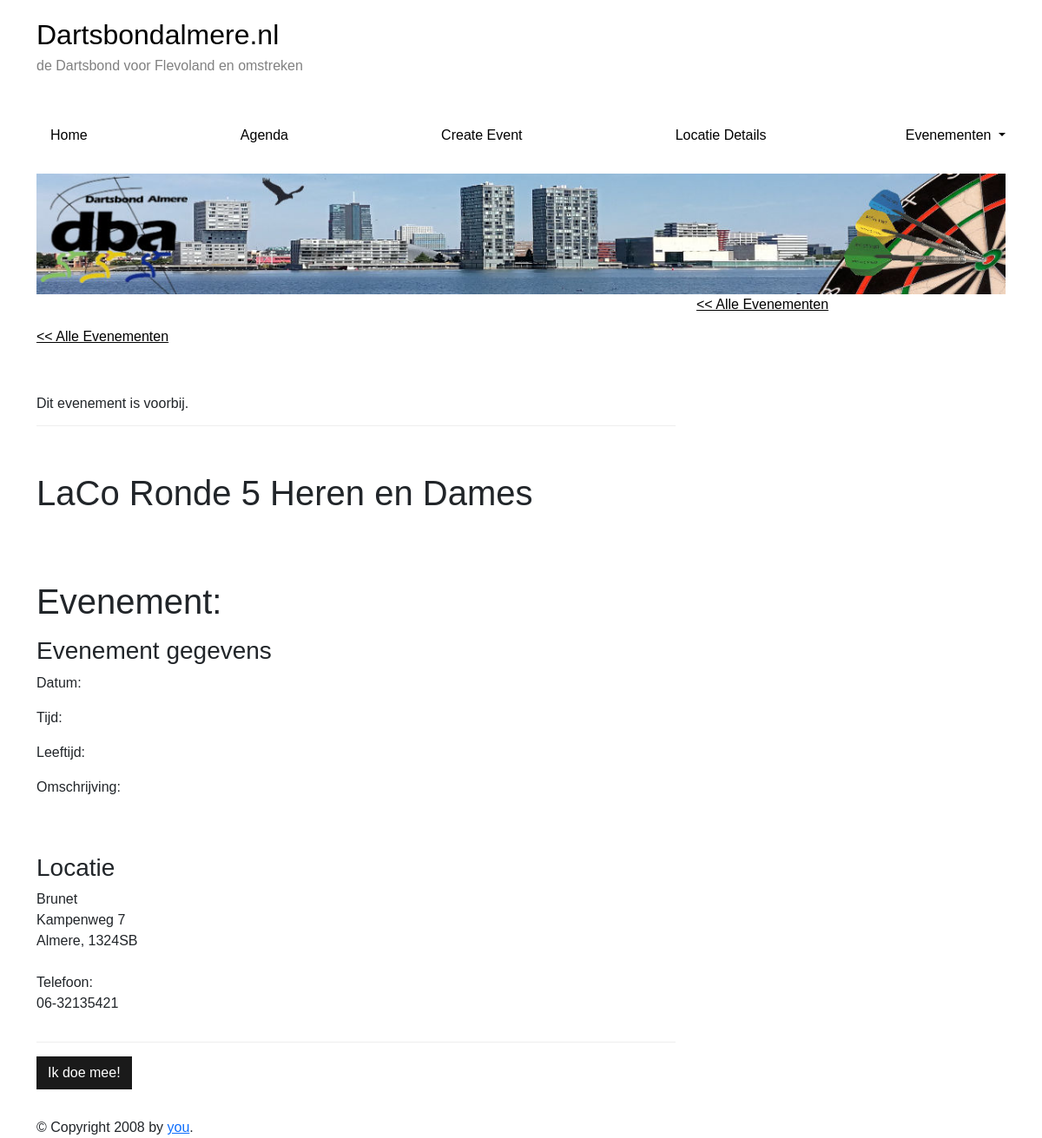
Page /events/location/detail/2 on the earlier database version.
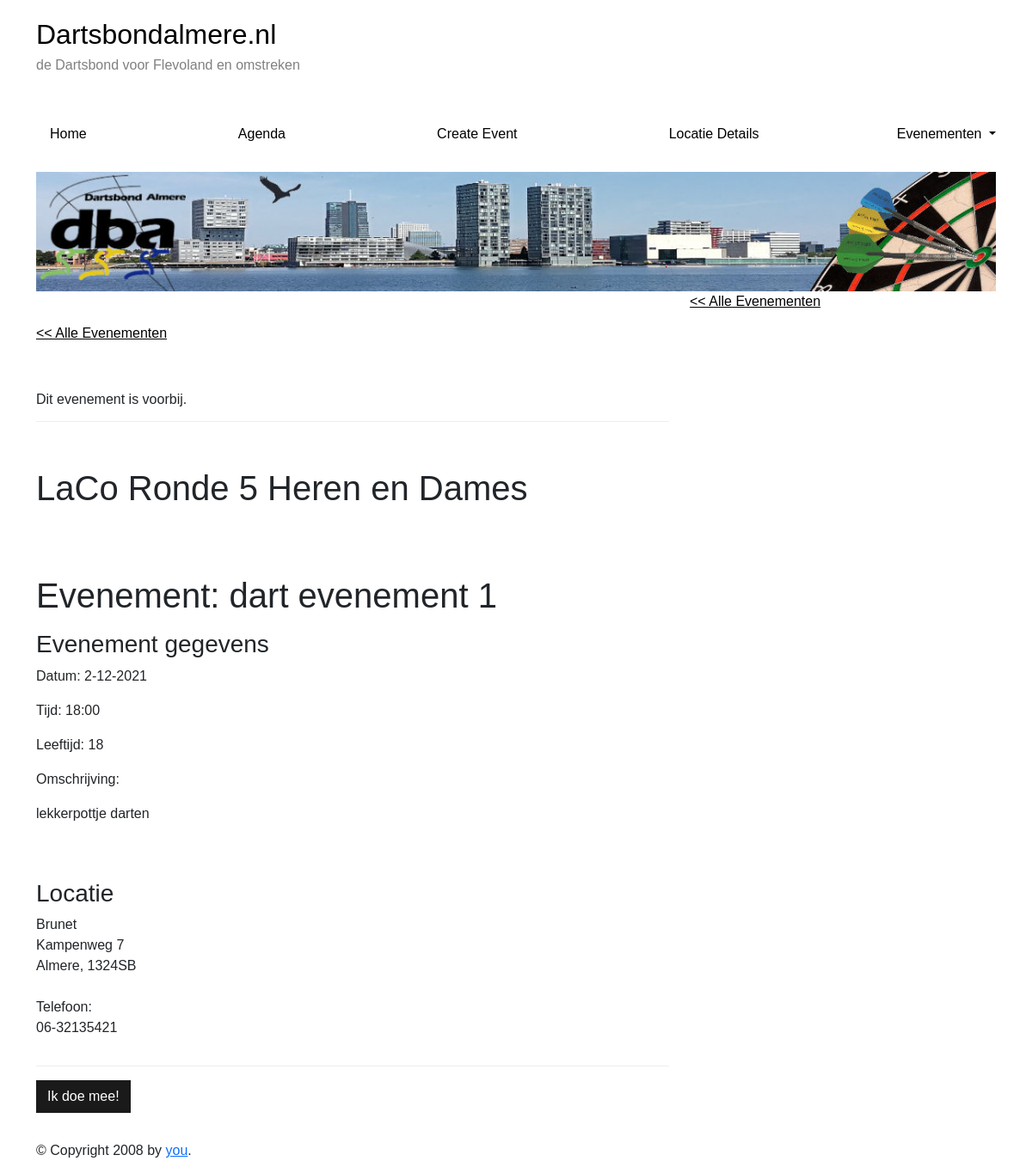
Same page on the later database version.
### models/event_model.py (models this page shows, shortened)
class Event(db.Model):
    __tablename__ = "events"
    id = db.Column(db.Integer, primary_key=True)
    name = db.Column(db.String(80), unique=False, nullable=False)
    date = db.Column(db.Text, unique=False, nullable=False)
    time = db.Column(db.Text, unique=False, nullable=False)
    desc = db.Column(db.String(248), unique=False, nullable=True)
    age = db.Column(db.Integer, unique=False, nullable=False)
    locationID = db.Column(db.Integer, db.ForeignKey('location.id'), nullable=False)
    user = db.relationship('Location', backref=db.backref('events_agenda'), lazy=True)
    def json(self):
        return {
            "id": self.id,
            "name": self.name,
            "date": self.date,
            "time": self.time,
            "desc": self.desc,
            "age": self.age,
        }

### routes/routing.py (the view)
@app.route("/events/location/detail/<id>")
def location_detail(id):
    eventsAPI = RestEvents()
    event = eventsAPI.get(id) # Getting the event based on id
    return render_template("event/event_detail.html.jinja", event=event) # Passing the event so that event data can be dynamically loaded in jinja

### controller/event_api_controller.py (called while the page is built)
    def get(self, id):
        event = Event.query.get(id)
        if event:
            return event.json()
        else:
            return {
                "Note": "Did not find resource(s)",
                "Status": "404",
                "Resource": None,
            }, 404

### templates/event/event_detail.html.jinja (shortened to what this page needs)
{% extends "layout/base.html.jinja" %}
{% block content %}
<body>
    <div class="content_header">
        <a class="return_events" href="{{url_for('event')}}">
            << Alle Evenementen
        </a>
        <h6 class="event_status">Dit evenement is voorbij.</h6>
        <hr class="hor_line">
        <h1 class="event_title">LaCo Ronde 5 Heren en Dames</h1>
    </div>
    <div class="content_body">
        <div class="details">
            <div class="event-header">
                <h1 class="event-name">Evenement: {{ event.name }}</h1>
                <h3>Evenement gegevens</h3>
            </div>
            <div class="event-details">
                <p> Datum: {{ event.date }} </p>
                <p> Tijd: {{ event.time }} </p>
                <p> Leeftijd: {{ event.age }} </p>
                <p> Omschrijving: </p>
                <p class="event-description">
                    {{ event.desc }}
                </p>
            </div>
            <div class="location">
                <h3>Locatie</h3>
                <p>
                    Brunet <br>
                    Kampenweg 7 <br>
                    Almere, 1324SB <br><br>
                    Telefoon: <br>
                    06-32135421
                </p>
            </div>
        </div>
    </div>
    <hr class="hor_line">
    <div id="button_container" class="row align-items-center">
        <div class="col">
            <button type="button" class="btn btn--dark">Ik doe mee!</button>
        </div>
    </div>
{% endblock %}

Differences in the rows shown:
added Event: name "dart evenement 1", date "2-12-2021", time "18:00", desc "lekkerpottje darten"
Other differences:
{{ event.age }}: (not shown) → "18"
